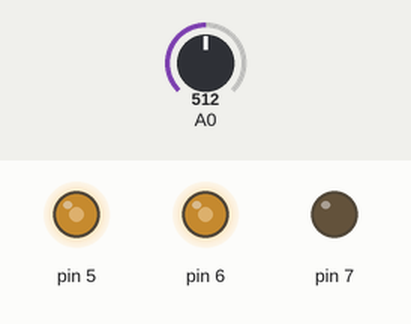
Recording of a sketch running on a simulated Arduino Uno, built with avr-gcc and run on an emulated ATmega328P. Shown: output pins drawn as LEDs (lit = HIGH). The test bench sets the inputs (shaded band); at power-on: A0 = 512.

Above: at 1.2 s.
1.3 s: A0 set to 716
At 2.3 s:
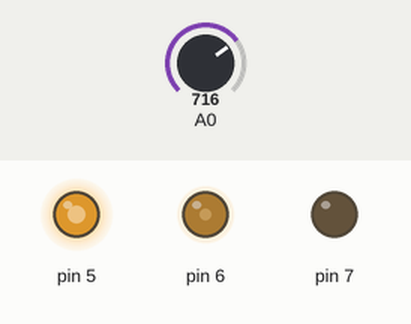
2.8 s: A0 set to 900
At 3.5 s:
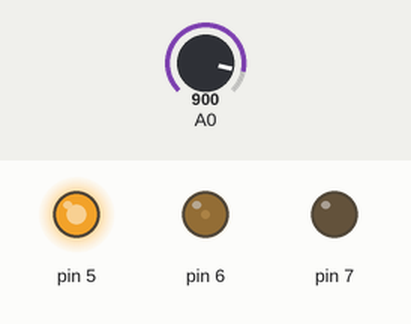
4.3 s: A0 set to 1023
At 4.6 s:
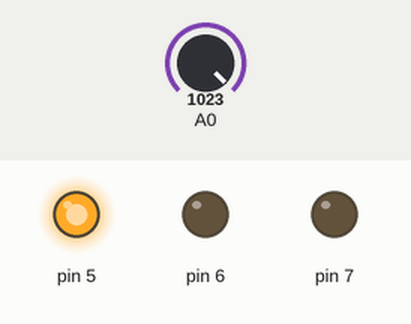
5.8 s: A0 set to 306
At 7.0 s:
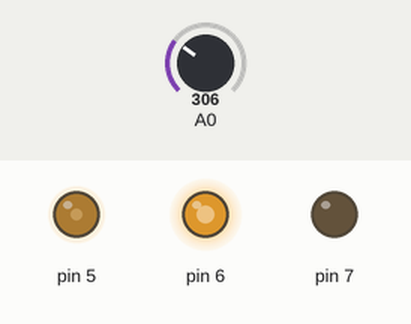
7.3 s: A0 set to 122
At 8.1 s:
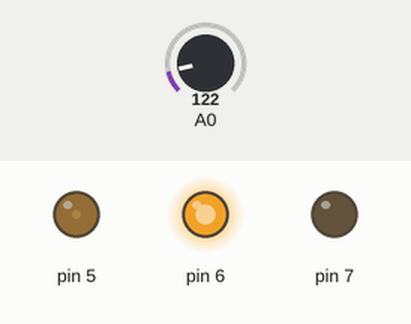
Timing chart, 0 to 9.8 s (numbered marks = the images above; inputs shaded):
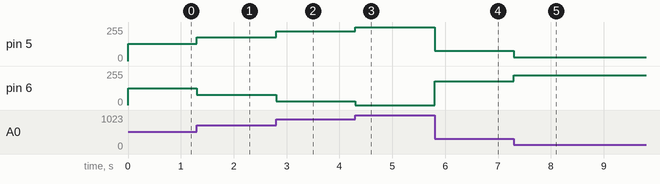

The sketch:

TP1-5_potentio_led.ino
```cpp
void setup() {
  // put your setup code here, to run once:
  Serial.begin(9600);
  pinMode(A0, INPUT);
  pinMode(7, OUTPUT);
  pinMode(6, OUTPUT);
}

void loop() {
  // put your main code here, to run repeatedly:
  int potentio = analogRead(A0);
  potentio = potentio / 4;
  int potentioForLed1 = 255 - potentio;
  int potentioForLed2 = 255 - potentioForLed1;
  analogWrite(6, potentioForLed1);
  analogWrite(5, potentioForLed2);
}
```

Measured:
- after the input at 1.3 s, pin 5: 128/255 → 179/255 at once; pin 6: 127/255 → 76/255 at once
- after the input at 2.8 s, pin 5: 179/255 → 225/255 at once; pin 6: 76/255 → 30/255 at once
- after the input at 4.3 s, pin 5: 225/255 → 255/255 at once; pin 6: 30/255 → 0/255 at once
- after the input at 5.8 s, pin 5: 255/255 → 76/255 at once; pin 6: 0/255 → 179/255 at once
- after the input at 7.3 s, pin 5: 76/255 → 30/255 at once; pin 6: 179/255 → 225/255 at once
